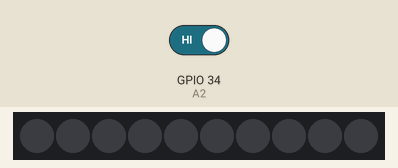
Bench run of a sketch on a simulated ESP32. Parts: 10 RGB LEDs in strip order, left to right. The inputs (shaded band) are chosen by the test bench; at power-on: GPIO 34 (A2) HIGH. Dim RGB values are drawn brighter than linear.

Above: at 1.2 s.
1.3 s: GPIO 34 (A2) driven LOW
At 1.35 s:
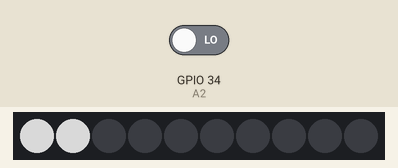
At 1.75 s:
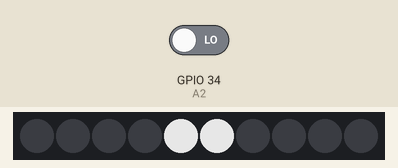

Measured:
- after the input at 1.3 s, the LEDs: change at once (image 1)

The sketch:

tp3_part3.ino
```cpp
#include <Adafruit_NeoPixel.h>
#ifdef __AVR__
 #include <avr/power.h> // Required for 16 MHz Adafruit Trinket
#endif
#include "FeatherShieldPinouts.h"
Adafruit_NeoPixel strip(10, D2, NEO_GRB + NEO_KHZ800);
bool on = false;
int dernier=0;
bool tmp=false;

volatile int interruptCounter;
hw_timer_t * timer=NULL;
int oldVallue;
bool etat=false;
int pos=0;
bool retour=false;
bool retour_couleur=false;
int couleur=10;

void IRAM_ATTR timerISR(){
  tmp=true;

  if (pos==8){
    retour=true;
  }

  if (pos==0){
    retour=false;
  }

  if (on){
    if(retour==true){
      pos--;
    }
    else{
      pos++;
    }
  }
   if (couleur == 200){
      retour_couleur=true;
   }
   if(couleur == 10){
    retour_couleur=false;
   }
   if(retour_couleur){
    couleur-=10;
   }
   else{
    couleur+=10;
   }

}

void IRAM_ATTR boutonISR(){
  if (millis()-dernier >= 200){
    on = !on;
    dernier = millis();
  }
}


void setup() {
  // put your setup code here, to run once:

  pinMode(A2,INPUT);
  attachInterrupt (A2, boutonISR, FALLING);
  Serial.begin(115000);

  timer = timerBegin(0,80,true);
  timerAttachInterrupt(timer, &timerISR, true);
  timerAlarmWrite(timer, 100000,true);
  timerAlarmEnable(timer);

  strip.begin(); // Initialize NeoPixel strip object (REQUIRED)
  strip.show();  // Initialize all pixels to 'off'
 }

void loop() {
  if (on and tmp){
    tmp=false;
    strip.clear();
    strip.setPixelColor(pos, strip.Color(couleur,couleur,couleur));
    strip.setPixelColor(pos+1, strip.Color(couleur,couleur,couleur));
    strip.show();
  }

}
```

FeatherShieldPinouts.h
```cpp
#define A0 26
#define A1 25
#define A2 34
#define A3 39
#define A4 36
#define A5 4
#define D2 14
#define D3 32
#define D4 15
#define D5 33
#define RX RX
#define TX TX
#define SCL 22
#define SDA 23
#define LED_BUILTIN 13
```
